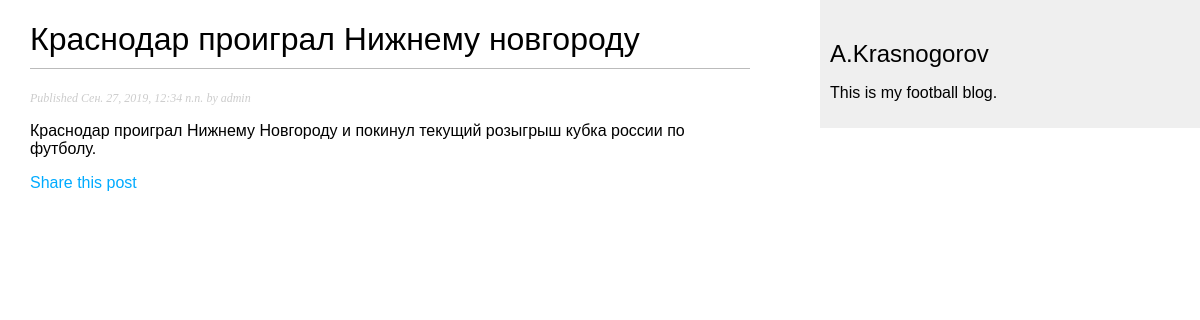
The app's page /blog/2019/9/27/krasnodar-proigral-nizhnemu-novgorodu/ with its own data.
### blog/models.py (models this page shows, shortened)
class Post(models.Model):
    STATUS_CHOICES = (
        ('draft', 'Draft'),
        ('published', 'Published'),
    )
    title = models.CharField(max_length=250)
    slug = models.SlugField(max_length=250,
                            unique_for_date='publish')
    author = models.ForeignKey(User,
                               on_delete=models.CASCADE,
                               related_name='blog_posts')
    body = models.TextField()
    publish = models.DateTimeField(default=timezone.now)
    create = models.DateTimeField(auto_now_add=True)
    update = models.DateTimeField(auto_now=True)
    status = models.CharField(max_length=10,
                              choices=STATUS_CHOICES,
                              default='draft')
    objects = models.Manager() # The default manager.
    published = PublishedManager() # Our custom manager.
    class Meta:
        ordering = ('-publish',)

### blog/views.py (the view)
def post_detail(request, year, month, day, post):
    post = get_object_or_404(Post, slug=post, status='published', publish__year=year,
                             publish__month=month, publish__day=day)
    return render(request, 'blog/post/detail.html', {'post': post})

### blog/templates/blog/post/detail.html (shortened to what this page needs)
{% extends "blog/base.html" %}
{% block content %}
<h1>{{ post.title }}</h1>
<p class="date">
    Published {{ post.publish }} by {{ post.author }}
</p>
{{ post.body|linebreaks }}
<p>
    <a href="{% url "blog:post_share" post.id %}">Share this post</a>
</p>
{% endblock %}

### blog/static/css/blog.css (style rules this page uses)
body { margin:0; padding:0; font-family:helvetica, sans-serif; }
a { color:#00abff; text-decoration:none; }
h1 { font-weight:normal; border-bottom:1px solid #bbb; padding:0 0 10px 0; }
p.date { color:#ccc; font-family: georgia, serif; font-size: 12px; font-style: italic; }

### records on screen
Post: title "Краснодар проиграл Нижнему новгороду", publish "Сен. 27, 2019, 12:34 п.п.", author "admin", body "Краснодар проиграл Нижнему Новгороду и покинул текущий розыгрыш кубка россии по футболу."
